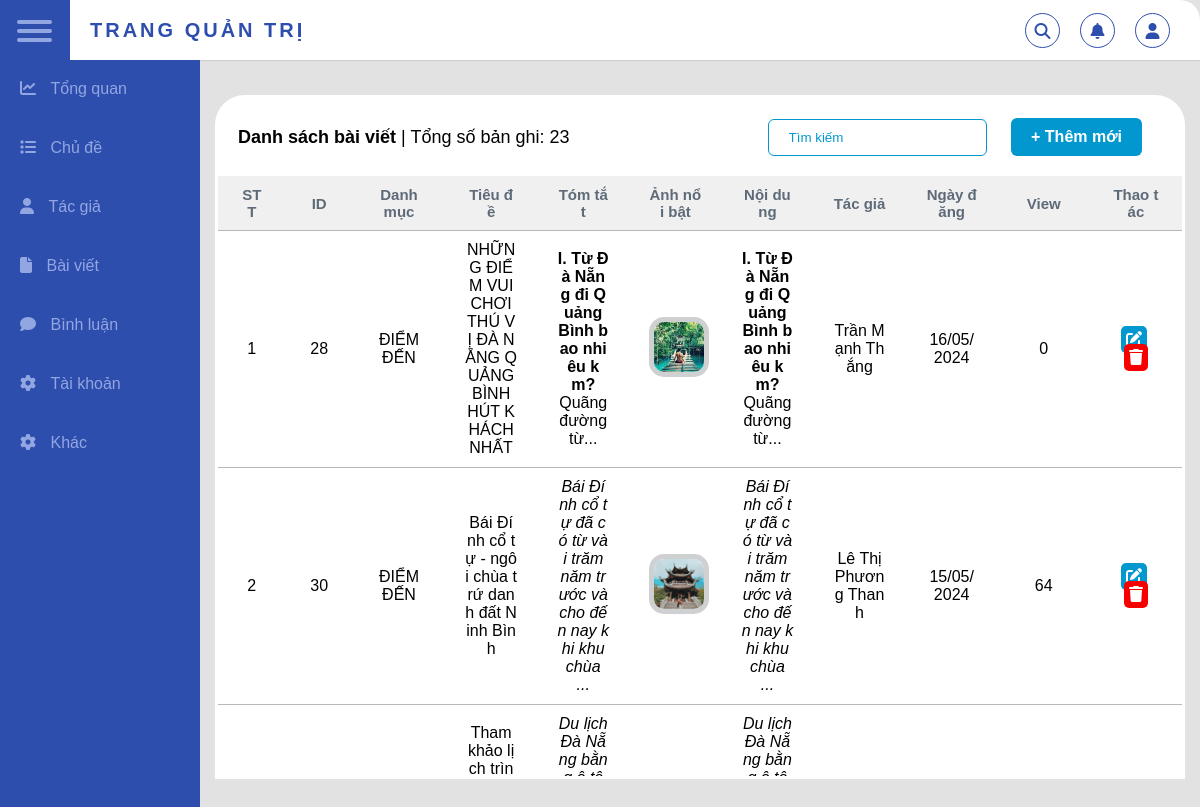
Screenshot of /backend/article_list.php with the database file from the repository.
### tables this page shows
CREATE TABLE `baiviet` (
  `baiviet_id` int NOT NULL,
  `author_id` int NOT NULL,
  `danhmuc_id` int NOT NULL,
  `tieude` varchar(500) NOT NULL,
  `content` varchar(10000) NOT NULL,
  `anh` varchar(1000) NOT NULL,
  `tomtat` varchar(1000) NOT NULL,
  `Ngaytao` date NOT NULL,
  `luotxem` int NOT NULL
);

CREATE TABLE `danhmuc` (
  `danhmuc_id` int NOT NULL,
  `ten_danhmuc` varchar(255) NOT NULL
);

CREATE TABLE `author` (
  `author_id` int NOT NULL,
  `author_name` varchar(255) NOT NULL,
  `author_mail` varchar(255) NOT NULL
);

### backend/database.php (called while the page is built, shortened)
<?php
class Database
{
    public $host = "localhost";
    public $user = "root";
    public $pass  = "";
    public $dbname  = "review";
    public $link;
    private function connectDB()
    {
        $this->link = new mysqli(
            $this->host,
            $this->user,
            $this->pass,
            $this->dbname
        );
    }
    public function select($query)
    {
        $result = $this->link->query($query) or
            die($this->link->error . __LINE__);
        if ($result->num_rows > 0) {
            return $result;
        } else {
            return false;
        }
    }
}

### backend/article_class.php (called while the page is built, shortened)
<?php
include_once 'database.php';
?>
<?php
class article
{
    private $db;
    public function __construct()
    {
        $this->db = new Database();
    }
    public function show_article()
    {
        $query = "SELECT baiviet.*,author.author_name,danhmuc.ten_danhmuc
                  FROM baiviet INNER JOIN author ON baiviet.author_id=author.author_id
                  INNER JOIN danhmuc ON baiviet.danhmuc_id=danhmuc.danhmuc_id
                  ORDER BY baiviet_id";
        $result = $this->db->select($query);
        return $result;
    }
    public function count_article()
    {
        $query = "SELECT COUNT(*) FROM baiviet";
        $result = $this->db->select($query);
        return $result;
    }
}
?>

### backend/article_list.php (the view, shortened to what this page needs)
<?php
include "header_backend.php";
include_once "article_class.php";
?>
<?php
$article = new article;
$show_article = $article->show_article();
$total_article = $article->count_article();
$result_total_article = $total_article->fetch_assoc();
?>
<link rel="stylesheet" href="../css/sticky_table.css" />
<link rel="stylesheet" href="../css/dialog_final.css" />
<link rel="stylesheet" href="https://cdnjs.cloudflare.com/ajax/libs/font-awesome/6.5.2/css/all.min.css" />
<div class="table">
    <div class="table_header">
        <p><b>Danh sách bài viết</b> | Tổng số bản ghi: <?php echo $result_total_article['COUNT(*)']; ?></p>
        <div>
            <input placeholder="Tìm kiếm" />
            <a href="#my-dialog" class="button">+ Thêm mới</a>
        </div>
    </div>
    <div class="table_section">
        <table>
            <thead>
                <tr>
                    <th class="stt">STT</th>
                    <th class="id">ID</th>
                    <th>Danh mục</th>
                    <th>Tiêu đề</th>
                    <th>Tóm tắt</th>
                    <th>Ảnh nổi bật</th>
                    <th>Nội dung</th>
                    <th>Tác giả</th>
                    <th>Ngày đăng</th>
                    <th>View</th>
                    <th>Thao tác</th>
                </tr>
            </thead>
            <tbody>
                <?php
                if ($show_article) {
                    $i = 0;
                    while ($result = $show_article->fetch_assoc()) {
                        $i++;
                ?>
                        <tr>
                            <td class="stt"><?php echo $i; ?></td>
                            <td class="id"><?php echo $result['baiviet_id']; ?></td>
                            <td><?php echo $result['ten_danhmuc']; ?></td>
                            <td><?php echo $result['tieude']; ?></td>
                            <td><?php echo substr($result['content'], 0, 100) . (strlen($result['tomtat']) > 100 ? "..." : ""); ?></td>
                            <td>
                                <?php if (isset($result['anh']) && !empty($result['anh'])) : ?>
                                    <img src="./uploads/<?php echo $result['anh']; ?>" alt="">
                                <?php endif; ?>
                            </td>
                            <td><?php echo substr($result['content'], 0, 100) . (strlen($result['content']) > 100 ? "..." : ""); ?></td>
                            <td><?php echo $result['author_name']; ?></td>
                            <td><?php echo date('d/m/Y', strtotime($result['Ngaytao'])); ?></td>
                            <td><?php echo $result['luotxem']; ?></td>
                            <td>
                                <a href="article_update.php?baiviet_id=<?php echo $result['baiviet_id']; ?>" class="btn btn-update">
                                    <i class=" fa-solid fa-pen-to-square"></i>
                                </a>
                                <a href="article_delete.php?baiviet_id=<?php echo $result['baiviet_id']; ?>" class="btn btn-delete">
                                    <i class="fa-solid fa-trash"></i>
                                </a>
                            </td>
                        </tr>
                <?php
                    }
                }
                ?>
            </tbody>
        </table>
    </div>
</div>

### backend/header_backend.php (shortened to what this page needs)
<!DOCTYPE html>
<html lang="en">
<head>
    <link rel="stylesheet" href="../css/styles.css" />
</head>
<body>
    <div class="wrapper">
        <div class="top_navbar">
            <div class="hamburger">
                <div></div>
                <div></div>
                <div></div>
            </div>
            <div class="top_menu">
                <div class="logo">TRANG QUẢN TRỊ</div>
                <ul>
                    <li>
                        <a href="#"><i class="fa fa-search"></i></a>
                    </li>
                    <li>
                        <a href="#"><i class="fa fa-bell"></i></a>
                    </li>
                    <li>
                        <a href="#"><i class="fa fa-user"></i></a>
                    </li>
                </ul>
            </div>
        </div>
        <div class="sidebar">
            <ul>
                <li>
                    <a href="#">
                        <span class="icon"><i class="fa-solid fa-chart-line" aria-hidden="true"></i></span>
                        <span class="title">Tổng quan</span></a>
                </li>
                <li>
                    <a href="category_list.php">
                        <span class="icon"><i class="fa-solid fa-list" aria-hidden="true"></i></span>
                        <span class="title">Chủ đề</span></a>
                </li>
                <li>
                    <a href="author_list.php">
                        <span class="icon"><i class="fa-solid fa-user aria-hidden=" true"></i></span>
                        <span class="title">Tác giả</span></a>
                </li>
                <li>
                    <a href="article_list.php">
                        <span class="icon"><i class="fa-solid fa-file" aria-hidden="true"></i></span>
                        <span class="title">Bài viết</span></a>
                </li>
                <li>
                    <a href="#">
                        <span class="icon"><i class="fa-solid fa-comment" aria-hidden="true"></i></span>
                        <span class="title">Bình luận</span></a>
                </li>
                <li>
                    <a href="#">
                        <span class="icon"><i class="fa-solid fa-gear" aria-hidden="true"></i></span>
                        <span class="title">Tài khoản</span></a>
                </li>
                <li>
                    <a href="#">
                        <span class="icon"><i class="fa-solid fa-gear" aria-hidden="true"></i></span>
                        <span class="title">Khác</span></a>
                </li>
            </ul>
        </div>
        <div class="main_container">

### css/styles.css (style rules this page uses)
* { margin: 0; list-style-type: none; padding: 0px; text-decoration: none; box-sizing: border-box; font-family: "Monsterrat", sans-serif; }
body { background-color: #e2e2e2; }
.wrapper .top_navbar { width: 100%; height: 60px; display: flex; position: fixed; top: 0px; }
.wrapper .top_navbar .hamburger { width: 70px; height: 100%; background: #2e4ead; padding: 15px 17px; cursor: pointer; }
.wrapper .top_navbar .hamburger div { width: 35px; height: 4px; background: #92a6e2; margin: 5px 0px; border-radius: 5px; }
.wrapper .top_navbar .top_menu { width: calc(100% - 70px); background: #fff; height: 100%; border-top-right-radius: 20px; display: flex; justify-content: space-between; align-items: center; padding: 0 20px; box-shadow: 0 1px 1px rgba(0, 0, 0, 0.1); }
.wrapper .top_navbar .top_menu .logo { color: #2e4ead; font-size: 20px; font-weight: 700; letter-spacing: 3px; }
.wrapper .top_navbar .top_menu ul { display: flex; }
.wrapper .top_navbar .top_menu ul li a { margin: 0 10px; display: block; width: 35px; height: 35px; border: 1px solid #2e4ead; text-align: center; line-height: 35px; border-radius: 50px; color: #2e4ead; }
.wrapper .sidebar { top: 60px; position: fixed; left: 0px; background: #2e4ead; width: 200px; height: 100%; border-bottom-left-radius: 20px; transition: all 0.3s ease; }
.wrapper .sidebar ul li a { list-style-type: none; color: #92a6e2; padding: 20px; display: block; position: relative; margin-bottom: 1px; white-space: nowrap; }
.wrapper .sidebar ul li a:before { content: ""; position: absolute; top: 0; left: 0px; width: 3px; height: 100%; background: #92a6e2; display: none; }
.wrapper .sidebar ul li a span.icon { margin-right: 10px; display: inline-block; }
.wrapper .sidebar ul li a span.title { display: inline-block; }
.wrapper .main_container { width: calc(100% - 200px); margin-top: 80px; margin-left: 200px; padding: 15px; transition: all 0.3s ease; }

### css/sticky_table.css (style rules this page uses)
* { margin: 0; padding: 0; box-sizing: border-box; }
body { font-family: "Poppins", sans-serif; overflow: hidden; }
.table { width: 100%; border: 3px solid #ffffff; border-top-left-radius: 30px; border-top-right-radius: 30px; background-color: #ffffff; }
.table_header { display: flex; justify-content: space-between; align-items: center; flex-wrap: wrap; padding: 20px; background-color: #ffffff; border-top-left-radius: 25px; border-top-right-radius: 25px; }
.table_header p { color: #000000; font-size: 18px; }
.table_section { height: 600px; overflow: auto; }
table { width: 100%; height: 100%; table-layout: fixed; min-width: 900px; border-collapse: collapse; }
thead th { position: sticky; top: 0; background-color: #f0f0f0; color: #5e6a78; font-size: 15px; }
th, td { border-bottom: 1px solid #b8b8b8; padding: 10px 20px; word-break: break-all; text-align: center; }
.btn-update { background-color: #0298cf; color: #fff; padding: 5px 5px; border-radius: 5px; text-decoration: none; margin-right: 4px; }
.btn-delete { background-color: #f80000; color: #fff; padding: 5px 5px; border-radius: 5px; text-decoration: none; }
td img { height: 60px; width: 60px; object-fit: cover; border: 5px solid #ced0d2; border-radius: 15px; }
::placeholder { color: #0298cf; }
.table_header p { color: #000000; }
.table_header div a.button { margin: 0 20px; }
input { padding: 10px 20px; border: 1px solid #0298cf; border-radius: 6px; color: #0298cf; }
table { width: 100%; table-layout: fixed; min-width: 900px; border-collapse: collapse; }

### backend/article_list.php (style rules this page uses)
th.stt, td.stt { width: 7%; }
th.id, td.id { width: 7%; }
.button { display: inline-block; padding: 10px 20px; background-color: #0298cf; color: #fff; text-decoration: none; border: none; border-radius: 6px; cursor: pointer; font-size: 16px; font-weight: bold; transition: background-color 0.3s ease; }

### rows the page displays
baiviet: baiviet_id "28", danhmuc.ten_danhmuc "ĐIỂM ĐẾN", tieude "NHỮNG ĐIỂM VUI CHƠI THÚ VỊ ĐÀ NẴNG QUẢNG BÌNH HÚT KHÁCH NHẤT", content "I. Từ Đà Nẵng đi Quảng Bình bao nhiêu km? Quãng đường từ", anh (picture), author.author_name "Trần Mạnh Thắng", Ngaytao "16/05/2024", luotxem "0"
baiviet: baiviet_id "30", danhmuc.ten_danhmuc "ĐIỂM ĐẾN", tieude "Bái Đính cổ tự - ngôi chùa trứ danh đất Ninh Bình", content "Bái Đính cổ tự đã có từ vài trăm năm trước và cho đến nay khi khu chùa", anh (picture), author.author_name "Lê Thị Phương Thanh", Ngaytao "15/05/2024", luotxem "64"
baiviet: tieude "Tham khảo lịch…", content "Du lịch Đà Nẵng…"

### other values shown
$result_total_article['COUNT(*)'] "23"
